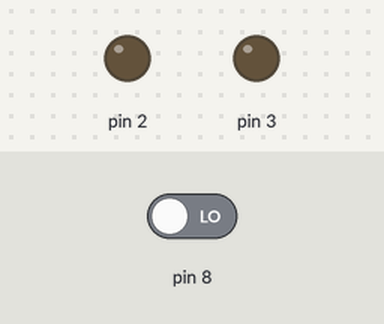
Simulated run of this sketch. Board: Arduino Uno, built with avr-gcc and run on an emulated ATmega328P. On the bench: output pins drawn as LEDs (lit = HIGH). The test bench sets the inputs (shaded band); at power-on: pin 8 LOW.

Above: at 1.2 s.
1.3 s: pin 8 driven HIGH
At 2.1 s:
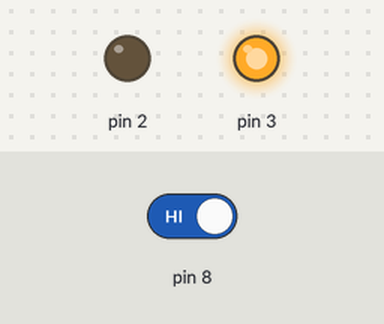
At 3.0 s:
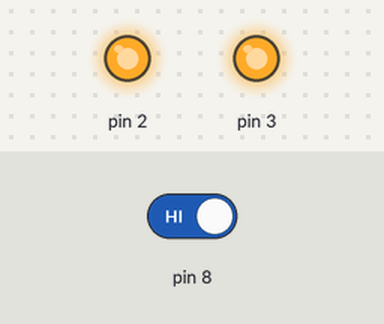
6.8 s: pin 8 driven LOW
At 7.4 s:
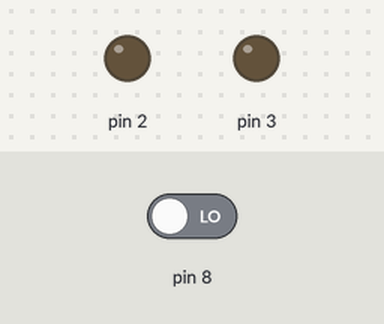
Timing chart, 0 to 9.8 s (numbered marks = the images above; inputs shaded):
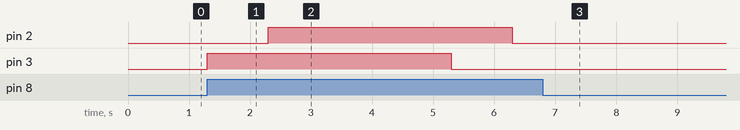

The sketch:

4_4_1.ino
```cpp
// C++ code
//
void setup()
{
  pinMode(8, INPUT);
  pinMode(3, OUTPUT);
  pinMode(2, OUTPUT);
}

void loop()
{
  int value = digitalRead(8);
  int value2 = digitalRead(2);

  if (value == HIGH) {
    digitalWrite(3,HIGH);
    delay(1000);
    digitalWrite(2,HIGH);
    // 2개의 LED가 1초 간격으로 차례대로 켜지고
	delay(1000);
    if (value2 == HIGH) {
      digitalWrite(3,LOW);
      delay(1000);
      digitalWrite(2,LOW);
      delay(1000);

    }
    // 모두 켜지면 차례대로 꺼진다
  } else {
    digitalWrite(3,LOW);
    digitalWrite(2,LOW);
    // 버튼을 누르지 않으면 2개의 LED가 동시에 꺼진다
  }
}
```

Measured:
- after the input at 1.3 s, pin 2: LOW → HIGH after 1.0 s, → LOW 4.0 s later; pin 3: LOW → HIGH at once, → LOW 4.0 s later
- after the input at 6.8 s, pin 2: stays LOW (without the input it goes to HIGH after 1.5 s); pin 3: stays LOW (without the input it goes to HIGH after 0.50 s)
